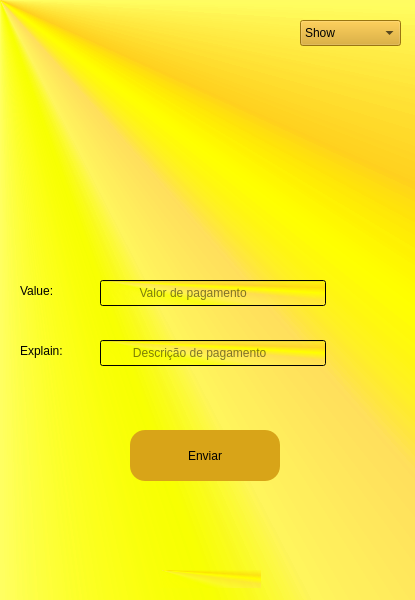
<?xml version="1.0" encoding="UTF-8"?>
<ui version="4.0">
 <class>MainWindow</class>
 <widget class="QMainWindow" name="MainWindow">
  <property name="geometry">
   <rect>
    <x>0</x>
    <y>0</y>
    <width>415</width>
    <height>600</height>
   </rect>
  </property>
  <property name="windowTitle">
   <string>MainWindow</string>
  </property>
  <property name="styleSheet">
   <string notr="true">background-color: qconicalgradient(cx:0, cy:0, angle:135, stop:0 rgba(0, 0, 0, 107), stop:0.375 rgba(255, 255, 0, 69), stop:0.423533 rgba(251, 255, 0, 145), stop:0.45 rgba(247, 255, 0, 208), stop:0.477581 rgba(255, 244, 71, 130), stop:0.518717 rgba(255, 218, 71, 130), stop:0.55 rgba(255, 255, 0, 255), stop:0.57754 rgba(255, 203, 0, 130), stop:0.625 rgba(255, 255, 0, 69), stop:1 rgba(255, 255, 0, 69));</string>
  </property>
  <widget class="QWidget" name="centralwidget">
   <widget class="QLabel" name="label">
    <property name="geometry">
     <rect>
      <x>120</x>
      <y>30</y>
      <width>181</width>
      <height>171</height>
     </rect>
    </property>
    <property name="styleSheet">
     <string notr="true">background-color: transparent ;
border-image: url(:/new/1355772349a91d6fd6ea7ee29c9c5f50-a-cone-de-dinheiro-de-moeda-de-cifra-o.png);</string>
    </property>
    <property name="text">
     <string/>
    </property>
   </widget>
   <widget class="QLineEdit" name="valor">
    <property name="geometry">
     <rect>
      <x>100</x>
      <y>280</y>
      <width>226</width>
      <height>26</height>
     </rect>
    </property>
    <property name="placeholderText">
     <string>           Valor de pagamento</string>
    </property>
   </widget>
   <widget class="QLineEdit" name="motivo">
    <property name="geometry">
     <rect>
      <x>100</x>
      <y>340</y>
      <width>226</width>
      <height>26</height>
     </rect>
    </property>
    <property name="placeholderText">
     <string>         Descrição de pagamento</string>
    </property>
    <property name="cursorMoveStyle">
     <enum>Qt::VisualMoveStyle</enum>
    </property>
   </widget>
   <widget class="QPushButton" name="pushButton">
    <property name="geometry">
     <rect>
      <x>130</x>
      <y>430</y>
      <width>150</width>
      <height>51</height>
     </rect>
    </property>
    <property name="styleSheet">
     <string notr="true">QPushButton{
background-color: rgb(216, 164, 24);
border-radius: 15px ;
}
QPushButton::hover{  
	background-color: rgb(249, 240, 107);
border-radius: 15px ;
}

QPushButton::pressed{  
border-radius: 15px ;
	background-color: rgb(246, 211, 45);
}
</string>
    </property>
    <property name="text">
     <string>Enviar</string>
    </property>
   </widget>
   <widget class="QLabel" name="label_2">
    <property name="geometry">
     <rect>
      <x>120</x>
      <y>220</y>
      <width>181</width>
      <height>41</height>
     </rect>
    </property>
    <property name="styleSheet">
     <string notr="true">background-color: transparent ; </string>
    </property>
    <property name="text">
     <string>&lt;html&gt;&lt;head/&gt;&lt;body&gt;&lt;p align=&quot;center&quot;&gt;&lt;br/&gt;&lt;/p&gt;&lt;/body&gt;&lt;/html&gt;</string>
    </property>
   </widget>
   <widget class="QLabel" name="label_3">
    <property name="geometry">
     <rect>
      <x>20</x>
      <y>280</y>
      <width>67</width>
      <height>21</height>
     </rect>
    </property>
    <property name="styleSheet">
     <string notr="true">background: transparent ;</string>
    </property>
    <property name="text">
     <string>Value:</string>
    </property>
   </widget>
   <widget class="QLabel" name="label_4">
    <property name="geometry">
     <rect>
      <x>20</x>
      <y>340</y>
      <width>67</width>
      <height>21</height>
     </rect>
    </property>
    <property name="styleSheet">
     <string notr="true">background: transparent ;</string>
    </property>
    <property name="text">
     <string>Explain:</string>
    </property>
   </widget>
   <widget class="QComboBox" name="comboBox">
    <property name="geometry">
     <rect>
      <x>300</x>
      <y>20</y>
      <width>101</width>
      <height>26</height>
     </rect>
    </property>
    <property name="styleSheet">
     <string notr="true">background-color: rgb(216, 164, 24) ; </string>
    </property>
    <item>
     <property name="text">
      <string extracomment="Escolha">Show</string>
     </property>
    </item>
    <item>
     <property name="text">
      <string>Delete DataBase</string>
     </property>
    </item>
    <item>
     <property name="text">
      <string>Sum</string>
     </property>
    </item>
   </widget>
   <widget class="QLabel" name="label_5">
    <property name="geometry">
     <rect>
      <x>160</x>
      <y>570</y>
      <width>101</width>
      <height>18</height>
     </rect>
    </property>
    <property name="styleSheet">
     <string notr="true">color: rgb(0, 0, 0) ;</string>
    </property>
    <property name="text">
     <string/>
    </property>
   </widget>
  </widget>
 </widget>
 <resources/>
 <connections/>
</ui>
